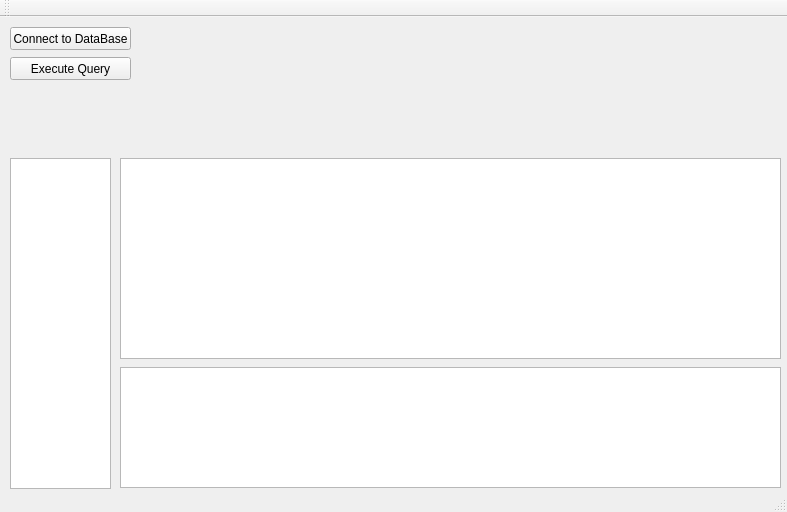
<?xml version="1.0" encoding="UTF-8"?>
<ui version="4.0">
 <class>MainWindow</class>
 <widget class="QMainWindow" name="MainWindow">
  <property name="geometry">
   <rect>
    <x>0</x>
    <y>0</y>
    <width>787</width>
    <height>512</height>
   </rect>
  </property>
  <property name="windowTitle">
   <string>MainWindow</string>
  </property>
  <widget class="QWidget" name="centralWidget">
   <widget class="QPushButton" name="pushButton">
    <property name="geometry">
     <rect>
      <x>10</x>
      <y>10</y>
      <width>121</width>
      <height>23</height>
     </rect>
    </property>
    <property name="text">
     <string>Connect to DataBase</string>
    </property>
   </widget>
   <widget class="QPushButton" name="pushButton_2">
    <property name="geometry">
     <rect>
      <x>10</x>
      <y>40</y>
      <width>121</width>
      <height>23</height>
     </rect>
    </property>
    <property name="text">
     <string>Execute Query</string>
    </property>
   </widget>
   <widget class="QListView" name="DBTableList">
    <property name="geometry">
     <rect>
      <x>10</x>
      <y>141</y>
      <width>101</width>
      <height>331</height>
     </rect>
    </property>
   </widget>
   <widget class="QTableWidget" name="dataTableWidget">
    <property name="geometry">
     <rect>
      <x>120</x>
      <y>141</y>
      <width>661</width>
      <height>201</height>
     </rect>
    </property>
   </widget>
   <widget class="QTableWidget" name="dataRowLogContent">
    <property name="geometry">
     <rect>
      <x>120</x>
      <y>350</y>
      <width>661</width>
      <height>121</height>
     </rect>
    </property>
   </widget>
  </widget>
  <widget class="QMenuBar" name="menuBar">
   <property name="geometry">
    <rect>
     <x>0</x>
     <y>0</y>
     <width>787</width>
     <height>20</height>
    </rect>
   </property>
  </widget>
  <widget class="QToolBar" name="mainToolBar">
   <attribute name="toolBarArea">
    <enum>TopToolBarArea</enum>
   </attribute>
   <attribute name="toolBarBreak">
    <bool>false</bool>
   </attribute>
  </widget>
  <widget class="QStatusBar" name="statusBar"/>
 </widget>
 <layoutdefault spacing="6" margin="11"/>
 <resources/>
 <connections/>
</ui>
